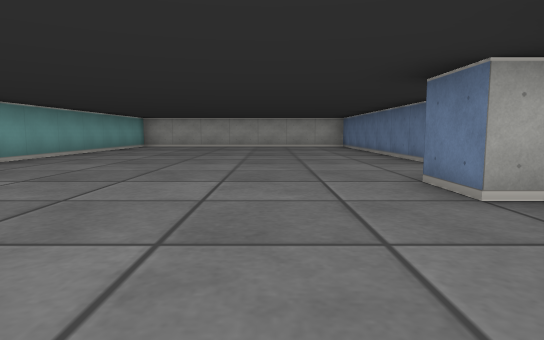
View 1 (above)

16 first-person views from a walk through a cub3D ray-caster map. The camera is about half as high as the walls, tilts 6° down and sees 75° across. The floor is counted in squares. Each view is taken from the middle of a square. On the plan, view 1 faces up. The plan holds only what a view shows up to about 9 squares ahead; the rest is blank.

View 2
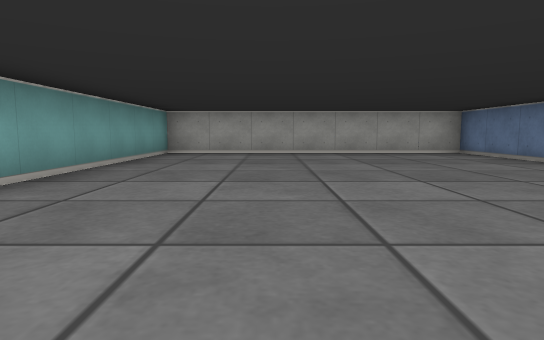

View 3
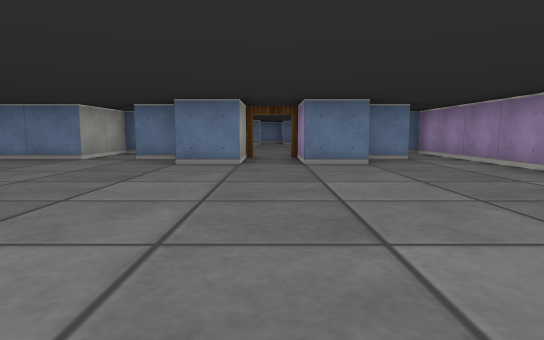

View 4
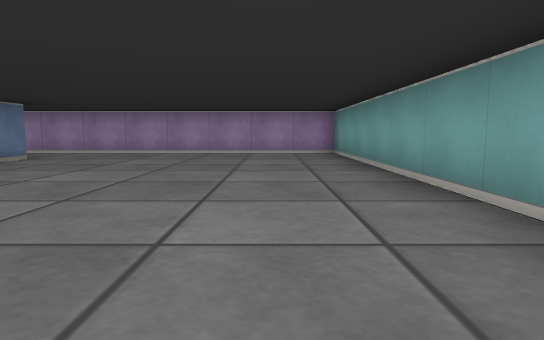

View 5
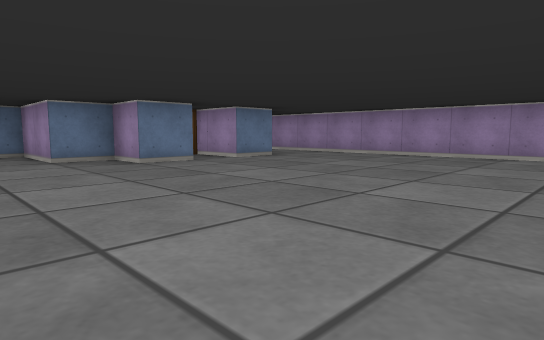

View 6
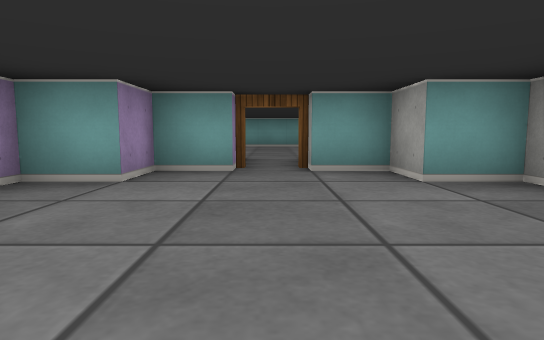

View 7
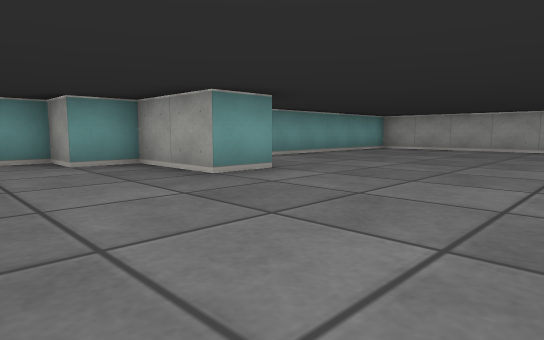

View 8
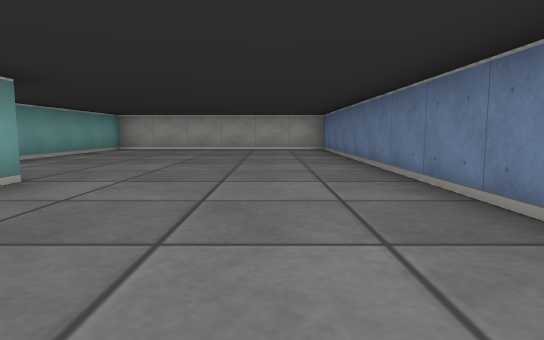

View 9
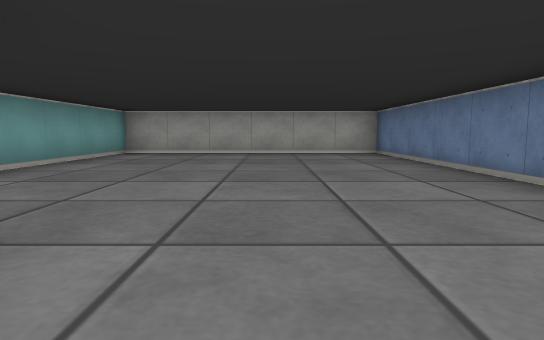

View 10
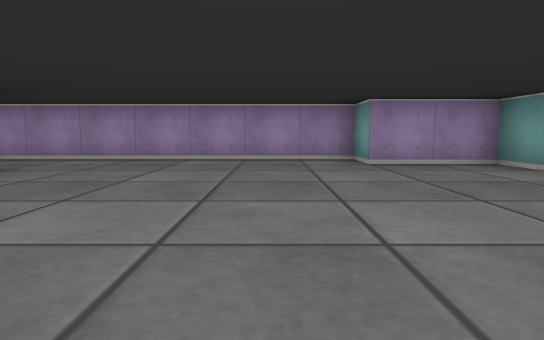

View 11
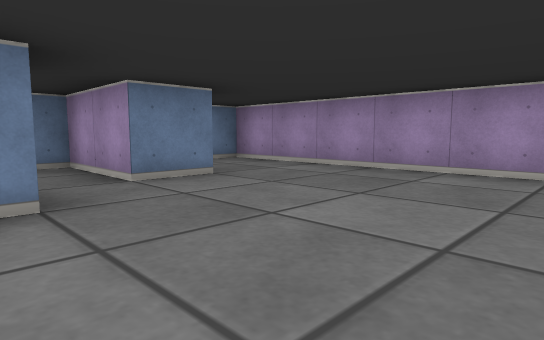

View 12
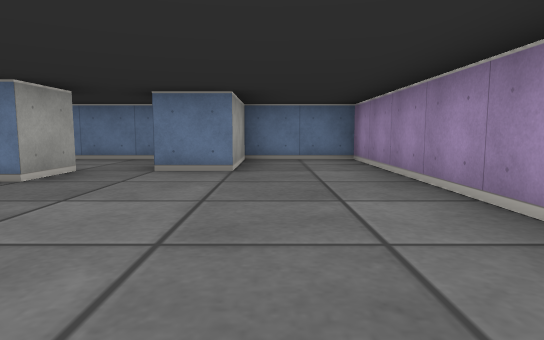

View 13
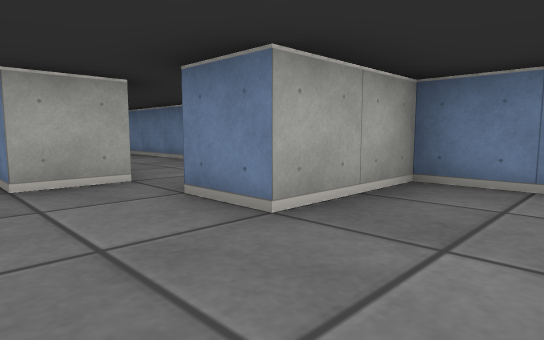

View 14
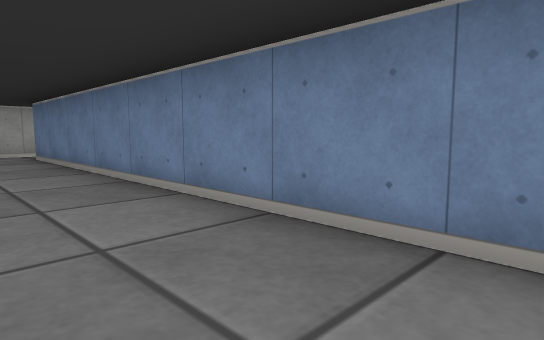

View 15
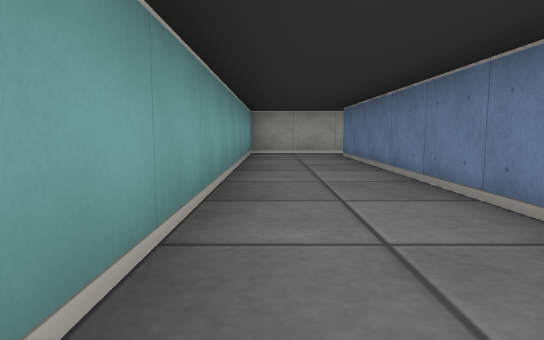

View 16
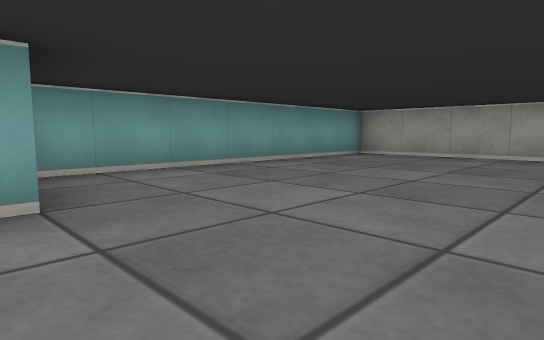

### Floor plan
Ten units are one square. View 1 is at (0, 0); x grows to the right and y downward. Boxes are objects, and circles mark ways between rooms. Rooms are numbered by the first view taken in them; rooms with no view inside come last. Other rooms are left out.
<svg viewBox="-50 -130 195 150">
<path fill="none" stroke="#000" d="M35 -25 15 -25 15 -35 25 -35 25 -45 45 -45 45 -55 25 -55 25 -125 -45 -125 -45 15 45 15M15 -4 15 -15 35 -15M25 6 25 -2M65 -56 65 -45 45 -45 45 -35 35 -35 35 -25M116 -25 105 -25 105 -125 45 -125 45 -59M35 -15 35 -5 45 -5 45 5 65 5 65 15 135 15 135 -5 115 -5 115 -15M138 -115 115 -115 115 -35M115 -15 135 -15 135 -105"/>
<circle cx="30" cy="-20" r="3" fill="#2a7"/>
<circle cx="120" cy="-20" r="3" fill="#2a7"/>
<text x="-10" y="-60">1</text>
<text x="80" y="-50">2</text>
<text x="130" y="-70">3</text>
</svg>
Room 1 opens to room 2. Room 2 opens to room 3.

Where each view was taken, in squares from view 1:
view 1: 0 up, 0 right, facing up
view 2: 4 up, 2 left, facing up
view 3: 2 up, 4 left, facing right
view 4: 7 up, 3 left, facing down
view 5: 6 up, 4 left, facing down-right
view 6: 2 up, 8 right, facing left
view 7: 2 up, 10 right, facing up-left
view 8: 2 up, 9 right, facing up
view 9: 4 up, 8 right, facing up
view 10: 5 up, 8 right, facing down
view 11: 3 up, 8 right, facing down-right
view 12: 0 up, 7 right, facing right
view 13: 1 down, 10 right, facing up-right
view 14: 3 up, 12 right, facing up-right
view 15: 3 up, 12 right, facing up
view 16: 5 up, 9 right, facing up-left
